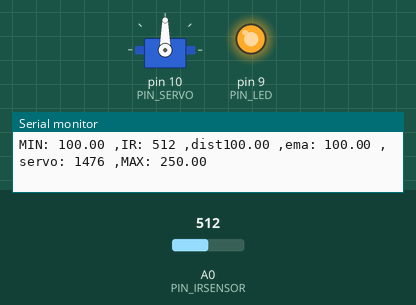
Simulated run of this sketch. Board: Arduino Uno, built with avr-gcc and run on an emulated ATmega328P. Shown: servo, output pins drawn as LEDs (lit = HIGH), the last lines printed to the serial monitor. Inputs (shaded band) come from the test bench; at power-on: A0 (PIN_IRSENSOR) = 512.

Above: at 1.2 s.
1.3 s: A0 (PIN_IRSENSOR) set to 716
At 2.4 s:
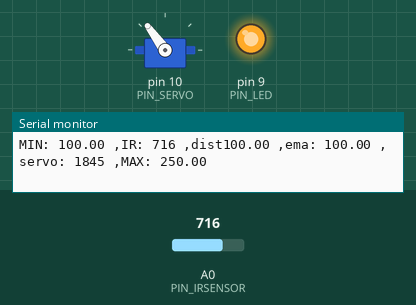
2.8 s: A0 (PIN_IRSENSOR) set to 900
At 3.6 s:
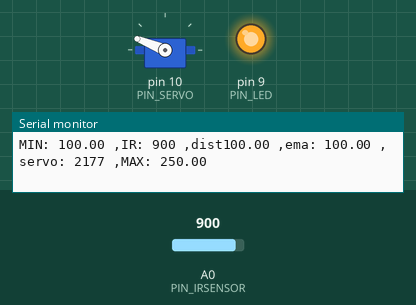
4.3 s: A0 (PIN_IRSENSOR) set to 1023
At 4.8 s:
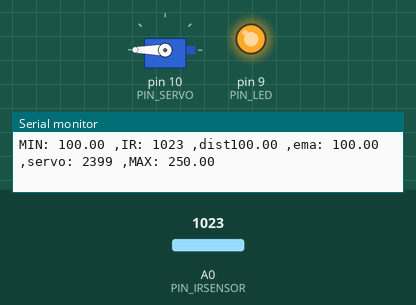
5.8 s: A0 (PIN_IRSENSOR) set to 306
At 7.0 s:
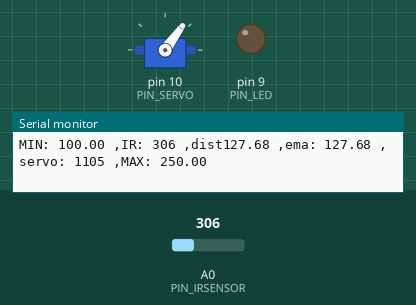
7.3 s: A0 (PIN_IRSENSOR) set to 122
At 8.2 s:
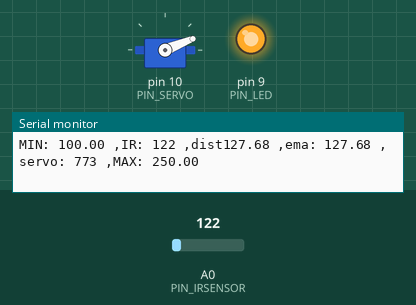
8.8 s: A0 (PIN_IRSENSOR) set to 511
At 9.4 s:
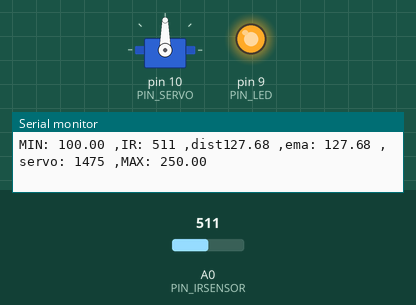
Timing chart, 0 to 11.3 s (numbered marks = the images above; inputs shaded):
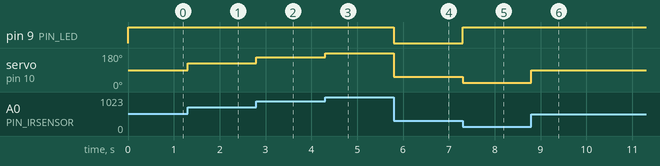

Measured:
- after the input at 1.3 s, servo on pin 10 (PIN_SERVO): 90° → 126° at once
- after the input at 2.8 s, servo on pin 10 (PIN_SERVO): 126° → 158° at once
- after the input at 4.3 s, servo on pin 10 (PIN_SERVO): 158° → 180° at once
- after the input at 5.8 s, pin 9 (PIN_LED): HIGH → LOW at once; servo on pin 10 (PIN_SERVO): 180° → 54° at once
- after the input at 7.3 s, pin 9 (PIN_LED): LOW → HIGH at once; servo on pin 10 (PIN_SERVO): 54° → 22° at once
- after the input at 8.8 s, servo on pin 10 (PIN_SERVO): 22° → 90° at once

The sketch:

17_example_1.ino
```cpp
#include <Servo.h>

// Arduino pin assignment

#define PIN_POTENTIOMETER A3 // Potentiometer at Pin A3
#define PIN_IRSENSOR A0
#define PIN_LED 9
// Add IR Sensor Definition Here !!!
#define PIN_SERVO 10

#define _DUTY_MIN 553  // servo full clock-wise position (0 degree)
#define _DUTY_NEU 1476 // servo neutral position (90 degree)
#define _DUTY_MAX 2399 // servo full counter-clockwise position (180 degree)
#define DIST_MIN 100.0
#define DIST_MAX 250.0
#define _EMA_ALPHA 0.6

#define LOOP_INTERVAL 50   // Loop Interval (unit: msec)

Servo myservo;
unsigned long last_loop_time;   // unit: msec
float dist_ema;
float dist_prev = DIST_MIN;

void setup()
{
  myservo.attach(PIN_SERVO);
  myservo.writeMicroseconds(_DUTY_NEU);
  pinMode(PIN_LED, OUTPUT);
  pinMode(PIN_IRSENSOR, INPUT);
  digitalWrite(PIN_LED, 1);
  Serial.begin(115200);
}

void loop()
{
  unsigned long time_curr = millis();
  int a_value, duty;
  float dist;

  // wait until next event time
  if (time_curr < (last_loop_time + LOOP_INTERVAL))
    return;
  last_loop_time += LOOP_INTERVAL;

  // Remove Next line !!!
  // Read IR Sensor value !!!
  a_value = analogRead(PIN_IRSENSOR);
  // Convert IR sensor value into distance !!!
  dist = (6762.0/(a_value - 9) - 4.0) * 10.0 - 60.0;
  // we need distance range filter here !!!
  if (dist < DIST_MIN || dist > DIST_MAX) {
    dist = dist_prev;
    digitalWrite(PIN_LED, 1);
  } else {
    dist_prev = dist;
    digitalWrite(PIN_LED, 0);
  }
  // we need EMA filter here !!!
  dist_ema = _EMA_ALPHA * dist + (1.0 - _EMA_ALPHA) * dist_ema;

  // map distance into duty
  duty = map(a_value, 0, 1023, _DUTY_MIN, _DUTY_MAX);
  myservo.writeMicroseconds(duty);

  // print IR sensor value, distnace, duty !!!
  Serial.print("MIN: ");      Serial.print(DIST_MIN);
  Serial.print(" ,IR: ");     Serial.print(a_value);
  Serial.print(" ,dist");     Serial.print(dist);
  Serial.print(" ,ema: ");    Serial.print(dist_ema);
  Serial.print(" ,servo: ");  Serial.print(duty);
  Serial.print(" ,MAX: ");    Serial.print(DIST_MAX);
  Serial.println("");
}
```
